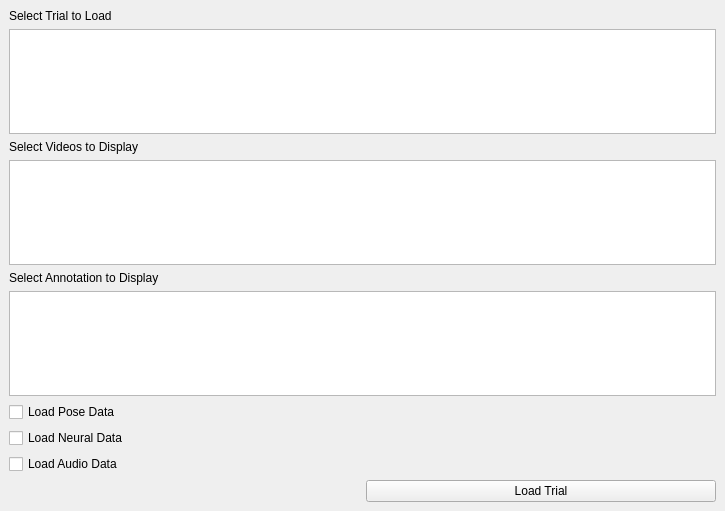
<?xml version="1.0" encoding="UTF-8"?>
<ui version="4.0">
 <class>TrialDockWidget</class>
 <widget class="QDockWidget" name="TrialDockWidget">
  <property name="geometry">
   <rect>
    <x>0</x>
    <y>0</y>
    <width>725</width>
    <height>511</height>
   </rect>
  </property>
  <property name="windowTitle">
   <string>Trial Selection Window</string>
  </property>
  <widget class="QWidget" name="dockWidgetContents">
   <layout class="QGridLayout" name="gridLayout" rowstretch="0,1,0,1,0,1,0,0,0,0,0">
    <item row="3" column="0" colspan="2">
     <widget class="QTableView" name="videoTableView">
      <property name="editTriggers">
       <set>QAbstractItemView::NoEditTriggers</set>
      </property>
      <property name="showDropIndicator" stdset="0">
       <bool>false</bool>
      </property>
      <property name="dragDropOverwriteMode">
       <bool>false</bool>
      </property>
      <property name="selectionMode">
       <enum>QAbstractItemView::MultiSelection</enum>
      </property>
      <property name="selectionBehavior">
       <enum>QAbstractItemView::SelectRows</enum>
      </property>
      <property name="textElideMode">
       <enum>Qt::ElideNone</enum>
      </property>
      <attribute name="horizontalHeaderStretchLastSection">
       <bool>true</bool>
      </attribute>
     </widget>
    </item>
    <item row="2" column="0">
     <widget class="QLabel" name="videoViewLabel">
      <property name="text">
       <string>Select Videos to Display</string>
      </property>
     </widget>
    </item>
    <item row="5" column="0" colspan="2">
     <widget class="QTableView" name="annotationTableView">
      <property name="editTriggers">
       <set>QAbstractItemView::NoEditTriggers</set>
      </property>
      <property name="showDropIndicator" stdset="0">
       <bool>false</bool>
      </property>
      <property name="dragDropOverwriteMode">
       <bool>false</bool>
      </property>
      <property name="selectionMode">
       <enum>QAbstractItemView::MultiSelection</enum>
      </property>
      <property name="selectionBehavior">
       <enum>QAbstractItemView::SelectRows</enum>
      </property>
      <attribute name="horizontalHeaderStretchLastSection">
       <bool>true</bool>
      </attribute>
     </widget>
    </item>
    <item row="4" column="0">
     <widget class="QLabel" name="annotationsViewLabel">
      <property name="text">
       <string>Select Annotation to Display</string>
      </property>
     </widget>
    </item>
    <item row="10" column="1">
     <widget class="QPushButton" name="loadTrialPushButton">
      <property name="text">
       <string>Load Trial</string>
      </property>
     </widget>
    </item>
    <item row="1" column="0" colspan="2">
     <widget class="QTableView" name="trialTableView">
      <property name="editTriggers">
       <set>QAbstractItemView::NoEditTriggers</set>
      </property>
      <property name="showDropIndicator" stdset="0">
       <bool>false</bool>
      </property>
      <property name="dragDropOverwriteMode">
       <bool>false</bool>
      </property>
      <property name="selectionMode">
       <enum>QAbstractItemView::SingleSelection</enum>
      </property>
      <property name="selectionBehavior">
       <enum>QAbstractItemView::SelectRows</enum>
      </property>
      <property name="textElideMode">
       <enum>Qt::ElideNone</enum>
      </property>
      <attribute name="horizontalHeaderStretchLastSection">
       <bool>true</bool>
      </attribute>
     </widget>
    </item>
    <item row="0" column="0">
     <widget class="QLabel" name="trialViewLabel">
      <property name="text">
       <string>Select Trial to Load</string>
      </property>
     </widget>
    </item>
    <item row="9" column="0">
     <layout class="QVBoxLayout" name="loadCheckBoxesVerticalLayout">
      <item>
       <widget class="QCheckBox" name="loadPoseCheckBox">
        <property name="text">
         <string>Load Pose Data</string>
        </property>
       </widget>
      </item>
      <item>
       <widget class="QCheckBox" name="loadNeuralCheckBox">
        <property name="text">
         <string>Load Neural Data</string>
        </property>
       </widget>
      </item>
      <item>
       <widget class="QCheckBox" name="loadAudioCheckBox">
        <property name="text">
         <string>Load Audio Data</string>
        </property>
       </widget>
      </item>
     </layout>
    </item>
   </layout>
  </widget>
 </widget>
 <resources/>
 <connections/>
</ui>
